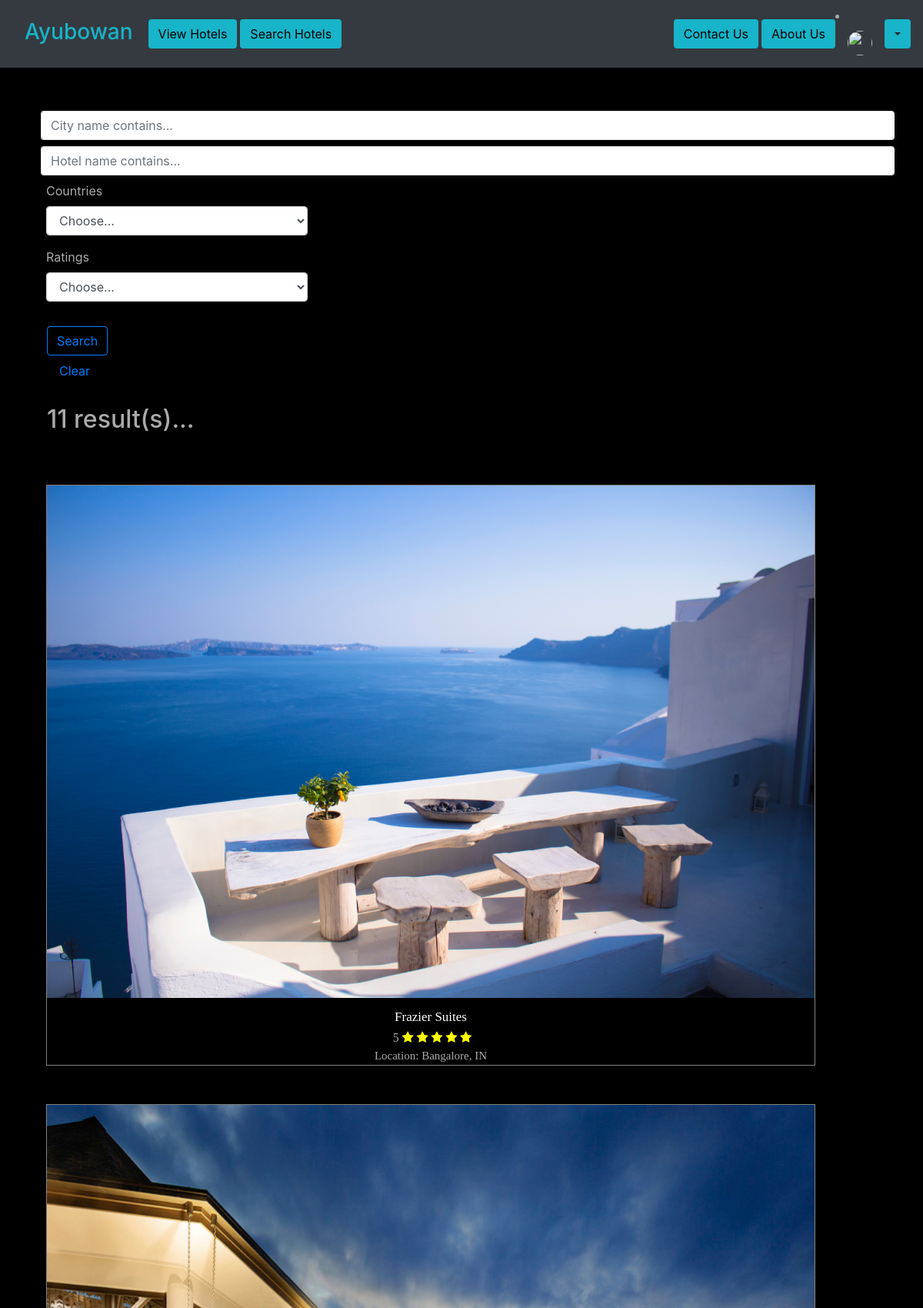
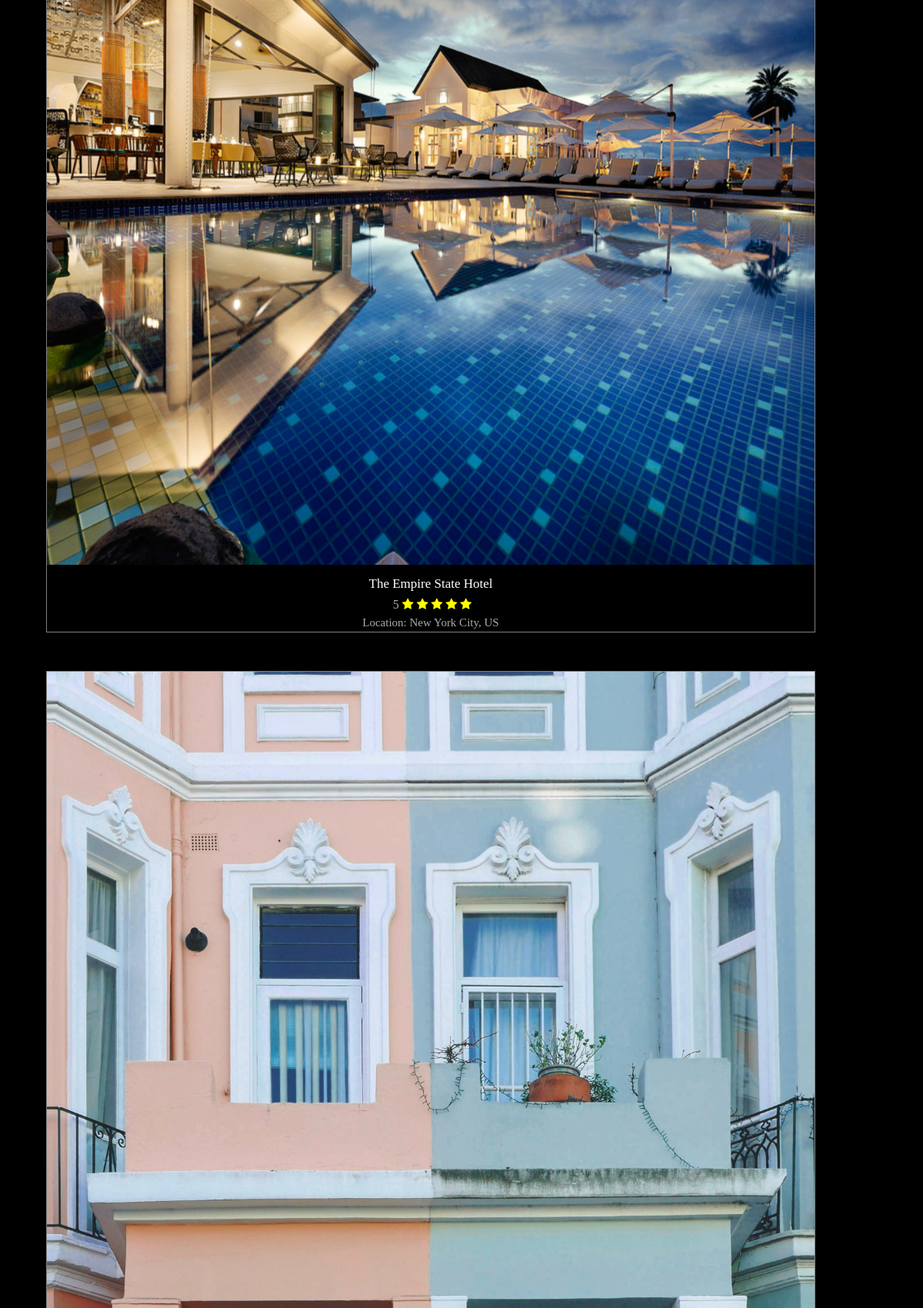
Page /search-form (signed in, upper part) on the committed database (2 pictures, top to bottom).
### base/models.py (models this page shows, shortened)
class Hotel(models.Model):
    location = models.ForeignKey(Location, on_delete=models.CASCADE, default=True, null=True)
    hotel_name = models.CharField(max_length=100)
    hotel_rating = models.IntegerField(default=1, validators=[
            MaxValueValidator(5),
            MinValueValidator(1)
        ])
    description = models.CharField(max_length=500, blank=False, default="Lorem ipsum dolor sit amet consectetur adipisicing elit.")
    slug = models.SlugField()
    image = models.ImageField(upload_to='images/', default='images/default.jpg')
    def get_abs_url(self):
        return reverse("base:hotel", kwargs={
            'slug': self.slug
        })

class Location(models.Model):
    COUNTRY_CHOICES = countries
    country = models.CharField(
        max_length=30,
        choices=COUNTRY_CHOICES,
        default='IN'
    )
    city = models.CharField(max_length=100)

### base/views.py (the view)
# urls.py: path('search-form', views.search_filter_view, name='search-filter'),
def search_filter_view(request):
    location_contains = request.GET.get('location_contains')
    hotel_contains = request.GET.get('hotel_contains')
    locations = Location.objects.all()
    location_set = []
    for loc in locations:
        location_set.append(loc.country)
    location_selected = request.GET.get('location')
    ratings = request.GET.get('ratings')
    print('val:', ratings)
    queryset = Hotel.objects.all()
    loc_set = set(location_set)
    if location_contains != '' and location_contains is not None:
        queryset = Hotel.objects.filter(location__city__icontains=location_contains)
        print(queryset)
    elif hotel_contains != '' and hotel_contains is not None:
        queryset = Hotel.objects.filter(hotel_name__icontains=hotel_contains)
        print(queryset)
    elif location_selected != '' and location_selected is not None and location_selected != "Choose...":
        queryset = Hotel.objects.filter(location__country=location_selected)
    elif ratings != '' and ratings is not None:
        queryset = Hotel.objects.filter(hotel_rating=ratings)
    qs_count = 0
    for i in queryset:
        qs_count += 1
    context = {
        'loc_set': loc_set,
        'queryset': queryset,
        'qs_count': qs_count
    }
    context['picture'] = request.user.social_auth.get(provider='auth0').extra_data['picture']
    return render(request, "base/search_filter_form.html", context)

### base/templates/base/search_filter_form.html (shortened to what this page needs)
{% extends "base/base.html" %}
{% block content %}
    <form action="search-form" method="GET">
        <input class="form-control py-2 border-right-0 border m-2" type="search" name="location_contains" placeholder="City name contains..." id="tags" />
        <input class="form-control py-2 border-right-0 border m-2" type="search" name="hotel_contains" placeholder="Hotel name contains..." />
        <div class="form-group col-md-4 col-lg-4">
            <label for="location">Countries</label>
            <select id="location" class="form-control" name="location">
            <option selected>Choose...</option>
            </select>
        </div>
        <div class="form-group col-md-4 col-lg-4">
            <label for="ratings">Ratings</label>
            <select id="ratings" class="form-control" name="ratings">
            <option selected>Choose...</option>
            </select>
        </div>
        <div class="container m-2 p-2">
          <button type="submit" class="btn btn-outline-primary mt-2">Search</button>
          <a class="nav-item nav-link" href="{% url 'base:search-filter' %}">Clear</a>
        </div>
    </form>
    <h2 class="m-2 p-2">{{ qs_count }} result(s)...</h2>
    <div class="container align-items-center">
        <div class="row align-items-center">
        {% for hotel in queryset %}
          <div class="col-md">
            <div class="product-grid">
              <div class="product-image">
                <a>
                    <img src="{{ hotel.image.url }}" alt="" width="200" height="200">
                </a>
              </div>
              <div class="product-content">
                <h3 class="title">
                  <a class="article-title" href="{{ hotel.get_abs_url}}">{{ hotel.hotel_name }}</a>
                </h3>
                <div class="rating">
                  <span class="ml-1">{{ hotel.hotel_rating }} </span>
                  {% if hotel.hotel_rating == 5 %}
                  <i class="fa fa-star"></i>
                  <i class="fa fa-star"></i>
                  <i class="fa fa-star"></i>
                  <i class="fa fa-star"></i>
                  <i class="fa fa-star"></i>
                  {% elif hotel.hotel_rating == 4 %}
                  <i class="fa fa-star"></i>
                  <i class="fa fa-star"></i>
                  <i class="fa fa-star"></i>
                  <i class="fa fa-star"></i>
                  <i class="fa fa-star-o"></i>
                  {% elif hotel.hotel_rating == 3 %}
                  <i class="fa fa-star"></i>
                  <i class="fa fa-star"></i>
                  <i class="fa fa-star"></i>
                  <i class="fa fa-star-o"></i>
                  <i class="fa fa-star-o"></i>
                  {% elif hotel.hotel_rating == 2 %}
                  <i class="fa fa-star"></i>
                  <i class="fa fa-star"></i>
                  <i class="fa fa-star-o"></i>
                  <i class="fa fa-star-o"></i>
                  <i class="fa fa-star-o"></i>
                  {% elif hotel.hotel_rating == 1 %}
                  <i class="fa fa-star"></i>
                  <i class="fa fa-star-o"></i>
                  <i class="fa fa-star-o"></i>
                  <i class="fa fa-star-o"></i>
                  <i class="fa fa-star-o"></i>
                  {% endif %}
                </div>
                <div class="availability">
                  Location: {{ hotel.location.city }}, {{ hotel.location.country }}
                </div>
              </div>
              <ul class="social">
              </ul>
            </div>
          </div>
        {% endfor %}
        </div>
      </div>
{% endblock content %}

### base/static/base/main.css (style rules this page uses)
body { background: #fafafa00; color: #aaaaaa; background-color: #78c2c9; }
.bg-black { background-color: rgb(0, 0, 0); }
.article-title { color: #444444; }

### base/templates/base/search_filter_form.html (style rules this page uses)
body { background-size: cover; }
.product-grid { font-family: tahoma; text-align: center; overflow: hidden; position: relative; border: 1px solid grey; margin-top: 50px; width: 1000px; align-self: center; }
.product-grid .product-image { overflow: hidden; position: relative; }
.product-grid .product-image a { display: block; }
.product-grid .product-image img { width: 100%; height: auto; }
.product-grid .social { width: 100%; padding: 30px 0; margin: 0; transform: translateX(-50%) translateY(-50%); position: absolute; left: 50%; top: 50%; z-index: 2; }
.product-grid .title { font-size: 17px; font-weight: 500; margin: 15px 0px 5px 0px; }
.product-grid .availability { font-size: 15px; font-weight: 500; margin: 10px 0 100 0; }
.product-grid .title a { color: #fff; }
.product-grid .rating { top: 30px; bottom: 20px; }
.fa.fa-star { color: yellow; border-color: black; }

### rows in the picture
Hotel: image (picture), hotel_name "Frazier Suites", hotel_rating "5", location.city "Bangalore", location.country "IN"
Hotel: image (placeholder picture), hotel_name "The Empire State Hotel", hotel_rating "5", location.city "New York City", location.country "US"
Hotel: image (picture)

### other values in the picture
{{ qs_count }} "11"
